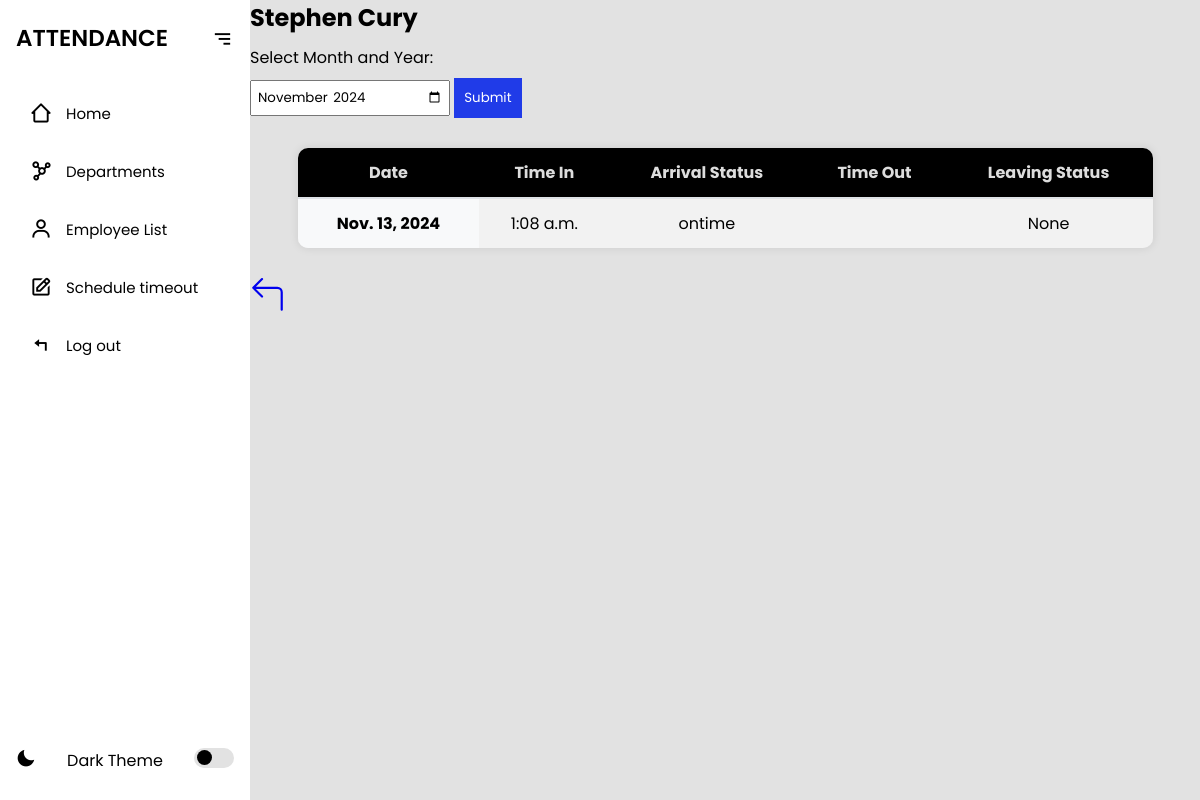
/employee/963/ (signed in), run on an earlier commit of the app's database.
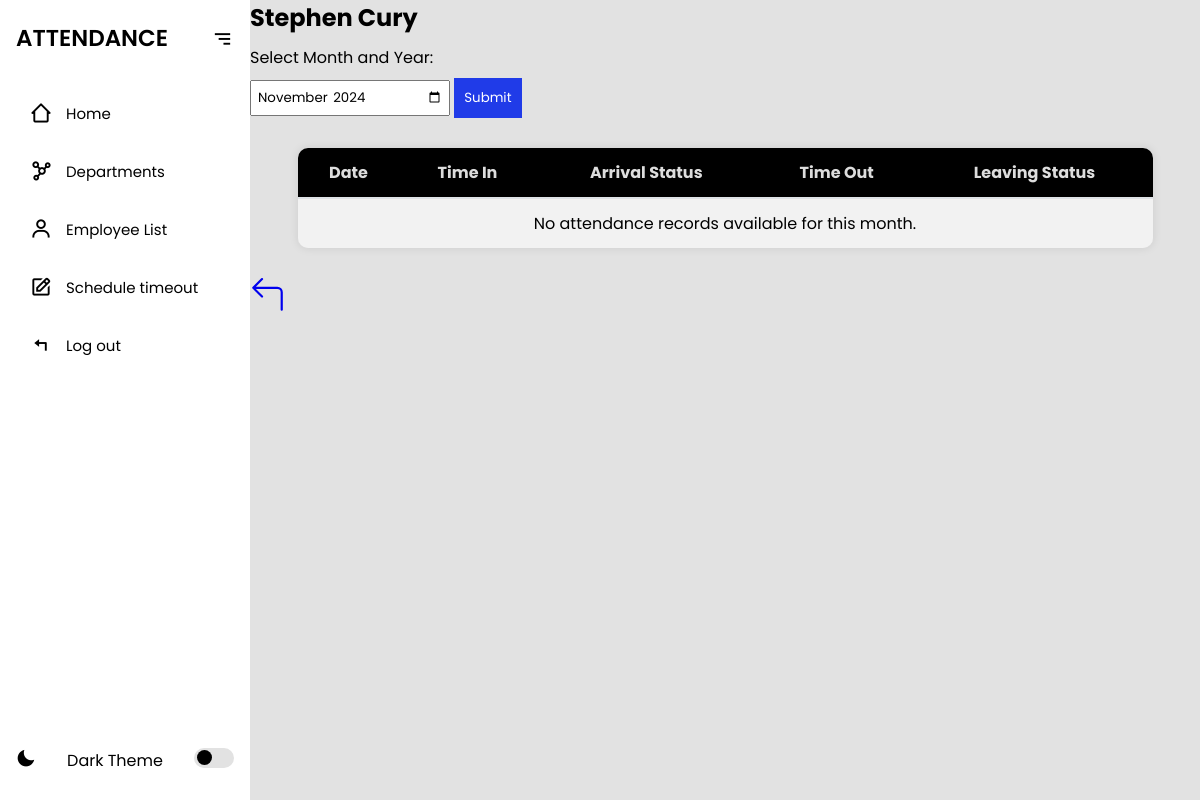
And on a later commit of the database.
### myapp/models.py (models this page shows, shortened)
class Attendance(models.Model):
    employee = models.ForeignKey(Employee, on_delete=models.CASCADE)
    date = models.DateField()
    time_in = models.TimeField(null=True, blank=True)
    time_out = models.TimeField(null=True, blank=True)
    arrival_status = models.CharField(max_length=10, choices=[
        ('ontime', 'On Time'),
        ('late', 'Late'),
        ('absent', 'Absent'),
    ])
    timeout_status = models.CharField(max_length=10, choices=[  # New status for time_out
        ('ontime', 'On Time'),
        ('early', 'Left Early'),     # "Undertime"
        ('overtime', 'Overtime'),    # "Overtime"
    ], null=True, blank=True)
    class Meta:
        unique_together = ('employee', 'date')  # Ensure one record per employee per day

### myapp/views.py (the view, shortened to what this page needs)
# urls.py: path('employee/<str:employee_id>/', views.view_employee, name='view_employee'),
@login_required
def view_employee(request, employee_id):
    try:
        employee = Employee.objects.get(employee_id=employee_id)
    except Employee.DoesNotExist:
        return HttpResponseNotFound("Employee not found.")
    selected_month = request.GET.get('month')  # Example: '2023-10' for October 2023
    attendance_records = Attendance.objects.filter(employee=employee)  # Default to all records
    return render(request, 'view_employee.html', {
        'employee': employee,
        'attendance_records': attendance_records,
        'selected_month': selected_month,
    })

### myapp/templates/view_employee.html (shortened to what this page needs)
{% extends 'index.html' %}
{% block content %}
<section class="home">
    <h1>{{ employee.first_name }} {{ employee.last_name }}</h1>
    <form method="GET" action="">
        <label for="month">Select Month and Year:</label>
        <input type="month" id="month" name="month" class="month-input" value="{{ selected_month }}" required>
        <button type="submit">Submit</button>
    </form>
    <div class="table-container">
    <table class="table">
        <thead>
            <tr>
                <th scope="col">Date</th>
                <th scope="col">Time In</th>
                <th scope="col">Arrival Status</th>
                <th scope="col">Time Out</th>
                <th scope="col">Leaving Status</th>
            </tr>
        </thead>
        <tbody>
            {% for record in attendance_records %}
            <tr>
                <th scope="row">{{ record.date }}</th>
                <td>{{ record.time_in|time:"g:i a" }}</td>
                <td>{{ record.arrival_status }}</td>
                <td>{{ record.time_out|time:"g:i a" }}</td>
                <td>{{ record.timeout_status }}</td>
            </tr>
            {% empty %}
            <tr>
                <td colspan="5">No attendance records available for this month.</td>
            </tr>
            {% endfor %}
        </tbody>
    </table>
</div>
<a href="{% url 'employeelist' %}" class="btn">
</a>
</section>
{% endblock %}

What changed in the data, as far as the page shows it:
removed Attendance: date "Nov. 13, 2024", time_in "1:08 a.m.", arrival_status "ontime", timeout_status "None"
Also different on the page:
text now shown: "No attendance records available for this month."
